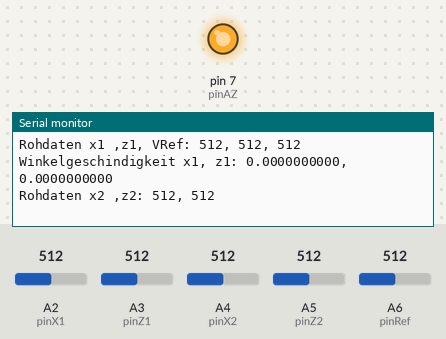
The sketch below on a simulated Arduino Nano, built with avr-gcc and run on an emulated ATmega328P. On the bench: output pins drawn as LEDs (lit = HIGH), the last lines printed to the serial monitor. Inputs (shaded band) come from the test bench; at power-on: A6 (pinRef) = 512, A4 (pinX2) = 512, A2 (pinX1) = 512, A3 (pinZ1) = 512, A5 (pinZ2) = 512.

Above: at 2.2 s.
2.3 s: A6 (pinRef) set to 523
At 2.31 s:
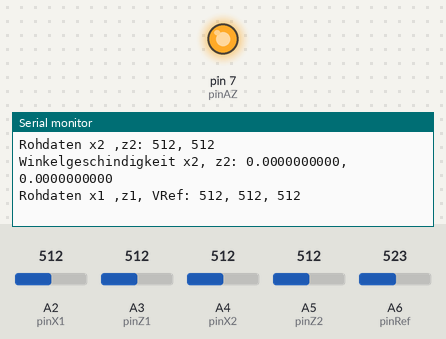
5.3 s: A4 (pinX2) set to 444
At 5.38 s:
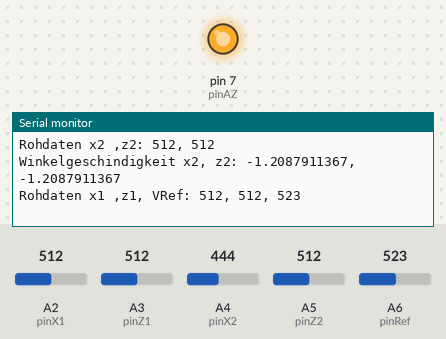
8.3 s: A4 (pinX2) set to 420
At 8.47 s:
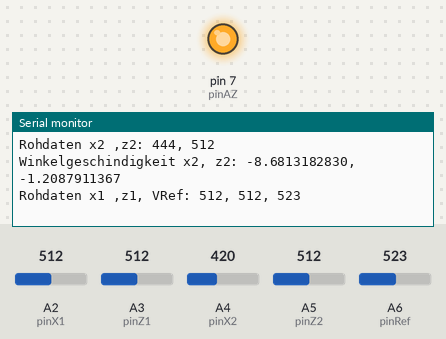
9.8 s: A2 (pinX1) set to 495
At 10.01 s:
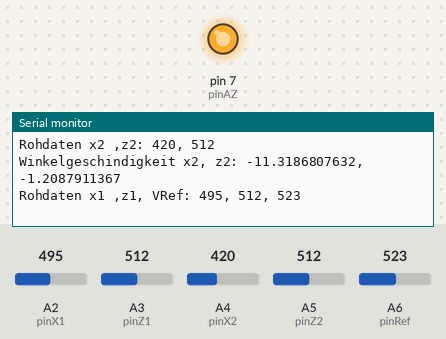
Timing chart, 0 to 12.8 s (numbered marks = the images above; inputs shaded):
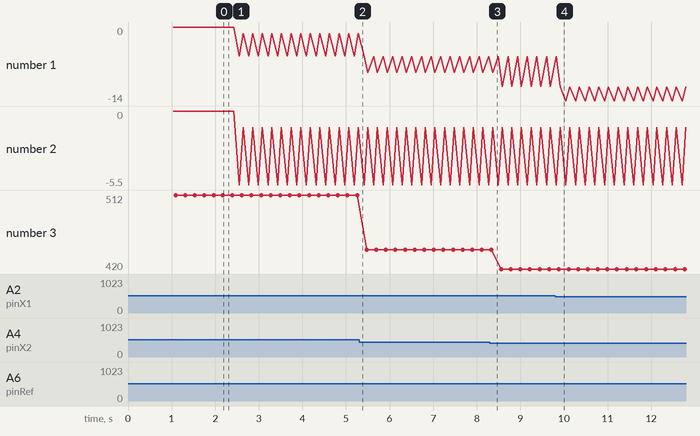

Measured:
- the behaviour switches between 512 and 513 on A6 (pinRef) (found by bisection; images 0 and 1)
- after the input at 9.8 s, the serial monitor: prints a new line after 0.21 s (image 4)
- plotted number 1: 0 → -1.21 after the input at 2.3 s, -5.5 → -11.32 after the input at 8.3 s
- plotted number 2: 0 → -1.21 after the input at 2.3 s
- plotted number 3: 512 → 444 after the input at 5.3 s, 444 → 420 after the input at 8.3 s

The sketch:

aufgabe-03.1_lsg.ino
```cpp
// Aufgabe 3.1, Stand von 2015-05-08
// Lösung von Michael Hufschmidt   michael@hufschmidt-web.de,
//            Tim Welge            tw@ens-fiti.de
//            Rania Wittenberg     rania_wittenberg@hotmail.com

const int pinX1 = A2;       // Analog Gyro XOUT
const int pinZ1 = A3;       // Analog Gyro ZOUT
const int pinX2 = A4;       // Analog Gyro X4.5OUT
const int pinZ2 = A5;       // Analog Gyro Z4.5OUT
const int pinRef = A6;      // Analog Gyro VREF
const int pinAZ = 7;        // Digital I/O Gyro

const double x1Sens = 2.0;  // Sensitivity x-Out
const double z1Sens = 2.0;  // Sensitivity z-Out
const double x2Sens = 9.1;  // Sensitivity x4.5-Out
const double z2Sens = 9.1;  // Sensitivity z4.5-Out
int x1Rate, z1Rate;         // x-Out, z-Out
int x2Rate, z2Rate;         // x4.5-Out , z4.5-Out
int zeit = 100;             // Delay 100 ms
int Vref;

void setup() {
  // put your setup code here, to run once:
  pinMode(pinX1, INPUT);
  pinMode(pinZ1, INPUT);
  pinMode(pinX2, INPUT);
  pinMode(pinZ2, INPUT);
  pinMode(pinRef, INPUT);
  pinMode(pinAZ, OUTPUT);
  digitalWrite(pinAZ, LOW);
  delay(1000);
  digitalWrite(pinAZ, HIGH);
  Serial.begin(9600);
}

void loop() {
  // put your main code here, to run repeatedly:
  x1Rate = analogRead(pinX1);      // Liest Analog input x-Out
  z1Rate = analogRead(pinZ1);      // Liest Analog input z-Out
  x2Rate = analogRead(pinX2);      // Liest Analog input x4.5-Out
  z2Rate = analogRead(pinZ2);      // Liest Analog input z4.5-Out
  Vref = analogRead(pinRef);       // Liest Analog input Ref

  Serial.print("Rohdaten x1 ,z1, VRef: ");
  Serial.print(x1Rate, DEC);    // Ausgabe Rotation  in Achse  X
  Serial.print(", ");           // leertaste
  Serial.print(z1Rate, DEC);    // Ausgabe Rotation  in Achse  Z
  Serial.print(", ");           // leertaste
  Serial.print(Vref, DEC);      // Ausgabe Rotation  in Achse  Z
  Serial.print("\nWinkelgeschindigkeit x1, z1: ");
  Serial.print(winkelgeschwindigkeit(x1Rate, Vref, x1Sens), DEC);
  Serial.print(", ");
  Serial.print(winkelgeschwindigkeit(z1Rate, Vref, z1Sens), DEC);
  Serial.print("\n");           // neue Zeile

  Serial.print("Rohdaten x2 ,z2: ");
  Serial.print(x2Rate, DEC);    // Ausgabe Rotation  in Achse  X
  Serial.print(", ");           // leertaste
  Serial.print(z2Rate, DEC);    // Ausgabe Rotation  in Achse  Z
  Serial.print("\nWinkelgeschindigkeit x2, z2: ");
  Serial.print(winkelgeschwindigkeit(x2Rate, Vref,  x2Sens), DEC);
  Serial.print(", ");
  Serial.print(winkelgeschwindigkeit(z2Rate, Vref,  z2Sens), DEC);
  Serial.print("\n");           // neue Zeile
  Serial.print("\n");           // neue Zeile

  delay(zeit);                   // Warten  100ms vor die nächste Lesung
}

double winkelgeschwindigkeit(int voltage, int zero, double sensitivity) {
  //Formel gemäß Seite 13 im Datenblatt
  return ((double) voltage - (double) zero) / sensitivity;
}
```
